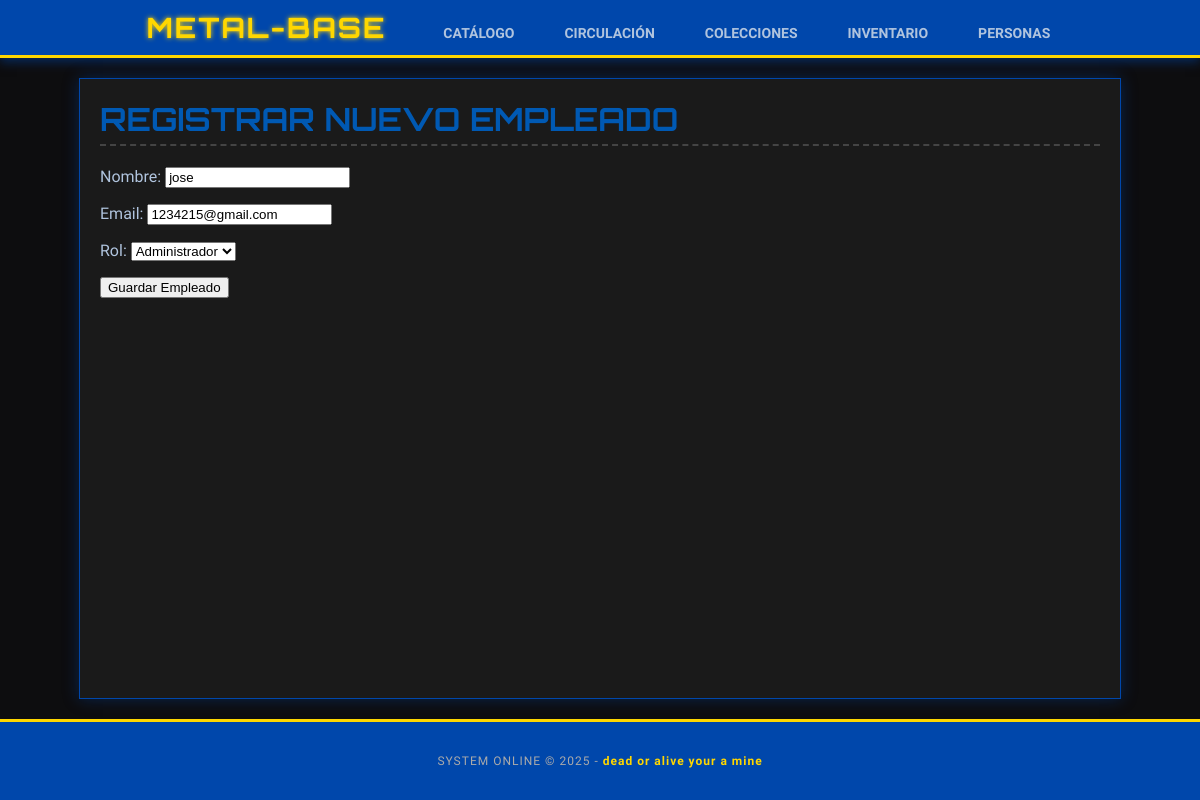
The app's page /personas/empleados/2/editar/ with its own data.
### personas/models.py (models this page shows, shortened)
class Empleado(models.Model):
    BIBLIOTECARIO = "BIBLIOTECARIO"
    ADMIN = "ADMIN"
    ROLES = [
        (BIBLIOTECARIO, "Bibliotecario"),
        (ADMIN, "Administrador"),
    ]
    nombre = models.CharField(max_length=150)
    email = models.EmailField(max_length=150, unique=True)
    rol = models.CharField(max_length=20, choices=ROLES, default=BIBLIOTECARIO)
    class Meta:
        ordering = ["nombre"]

### personas/views.py (the view, shortened to what this page needs)
# urls.py: path('empleados/<int:pk>/editar/', EmpleadoUpdate.as_view(), name='empleado_update'),
class EmpleadoUpdate(UpdateView):
    model = Empleado
    template_name = 'empleado_form.html' # Reutilizamos formulario
    fields = ['nombre', 'email', 'rol']

### personas/templates/empleado_form.html (shortened to what this page needs)
{% extends "base.html" %}
{% block content %}
    <h1>Registrar Nuevo Empleado</h1>
    <form method="post">
        {{ form.as_p }}
        <button type="submit">Guardar Empleado</button>
    </form>
{% endblock %}

### templates/base.html (style rules this page uses)
body { margin: 0; font-family: 'Exo 2', sans-serif; background-color: #0d0d0f; color: #B0C4DE; display: flex; flex-direction: column; min-height: 100vh; }
h1, h2 { font-family: 'Orbitron', sans-serif; color: #0059b3; text-transform: uppercase; margin-top: 0; border-bottom: 2px dashed #444; padding-bottom: 5px; }

### records on screen
Empleado: nombre "jose", email "1234215@gmail.com", rol "Administrador"
